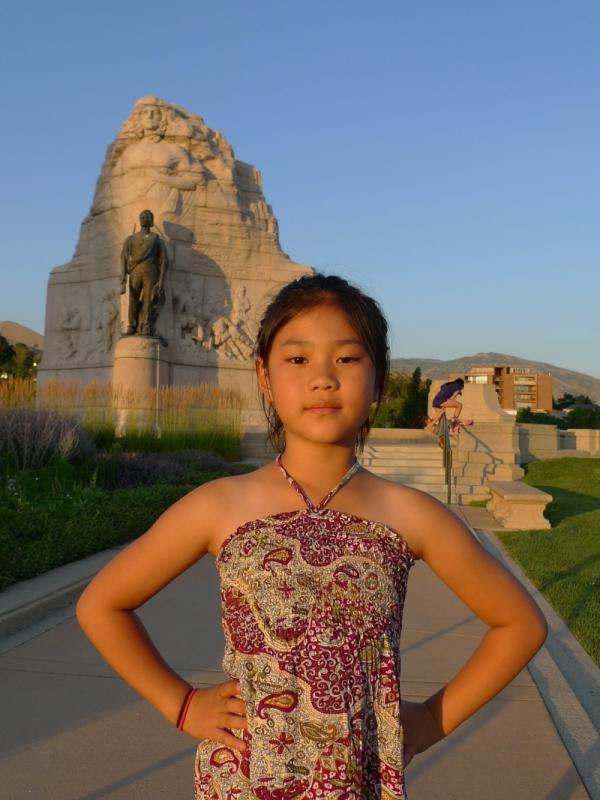
#> input picture LAB5/jenny.JPG, 600 x 800 px, found by its file name
$ python Lab5-1-iv.py   (older library calls are emulated)
#> lines starting #> are read from the running program, lines starting #| are printed output that depends on the picture; after the words box and inside, x2 and y2 are one past the last pixel; in counts of white or black regions, pixels touching at a corner belong together
import cv2
import numpy as np


def convert_to_grayscale(image_path, output_path):
    img = cv2.imread(image_path)
    gray_img = cv2.cvtColor(img, cv2.COLOR_BGR2GRAY)

    cv2.imwrite(output_path, gray_img)
    print(f"Grayscale image saved as {output_path}")
    return gray_img


def extract_sobel_edge(gray_img, output_path):
    sobel_x = cv2.Sobel(gray_img, cv2.CV_64F, 1, 0, ksize=3)
    sobel_y = cv2.Sobel(gray_img, cv2.CV_64F, 0, 1, ksize=3)

    sobel_x = cv2.convertScaleAbs(sobel_x)
    sobel_y = cv2.convertScaleAbs(sobel_y)

    sobel_combined = cv2.addWeighted(sobel_x, 0.5, sobel_y, 0.5, 0)

    cv2.imwrite(output_path, sobel_combined)
    print(f"Sobel edge image saved as {output_path}")
    return sobel_combined


def extract_laplacian_edge(gray_img, output_path):
    laplacian = cv2.Laplacian(gray_img, cv2.CV_64F)

    laplacian = cv2.convertScaleAbs(laplacian)

    cv2.imwrite(output_path, laplacian)
    print(f"Laplacian edge image saved as {output_path}")
    return laplacian


def extract_canny_edge(gray_img, output_path):
    canny = cv2.Canny(gray_img, 100, 200)

    cv2.imwrite(output_path, canny)
    print(f"Canny edge image saved as {output_path}")


try:
    jenny_gray = convert_to_grayscale('jenny.jpg', 'jenny_grayscale.png')
#> in convert_to_grayscale, img is the input picture: shape (800, 600, 3); mean B, G, R 105, 110.7, 119.9
#> in convert_to_grayscale, `gray_img = cv2.cvtColor(img, cv2.COLOR_BGR2GRAY)`:
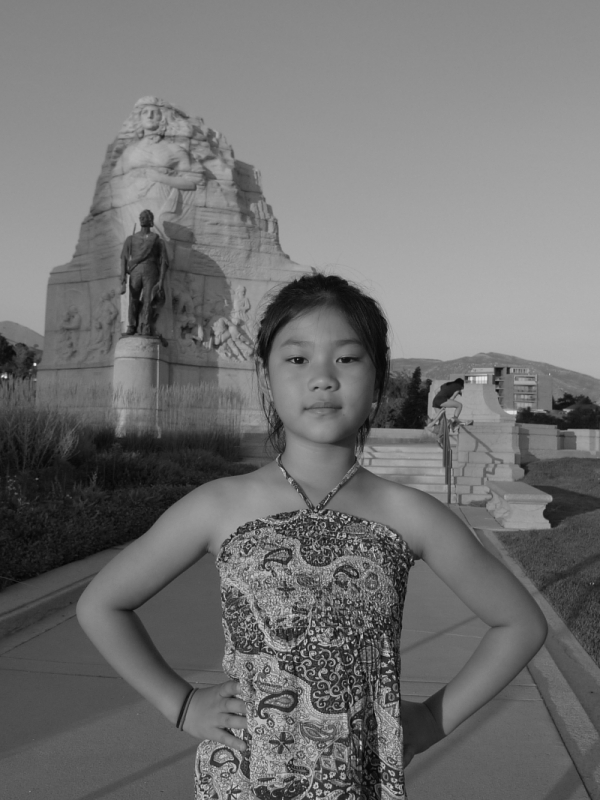
#> gray_img: shape (800, 600); min 4, max 241, mean 112.8
    rice_gray = convert_to_grayscale('rice.png', 'rice_grayscale.png')
#> call 2 of convert_to_grayscale, with image_path = 'rice.png', output_path = 'rice_grayscale.png'
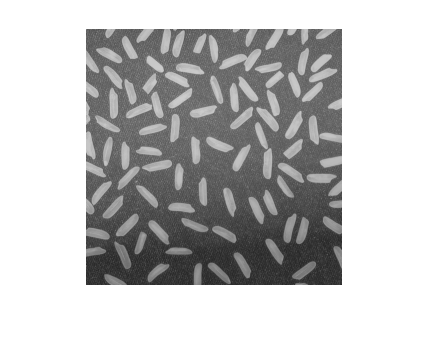
#> input picture LAB5/rice.png, 430 x 349 px
#> in convert_to_grayscale, img is the input picture: shape (349, 430, 3); min 40, max 255, mean 192.2

    extract_sobel_edge(jenny_gray, 'jenny_sobel.png')
    extract_sobel_edge(rice_gray, 'rice_sobel.png')
#> call 2 of extract_sobel_edge, with output_path = 'rice_sobel.png'
#> in extract_sobel_edge (call 2), `sobel_y = cv2.Sobel(gray_img, cv2.CV_64F, 0, 1, ksize=3)`:
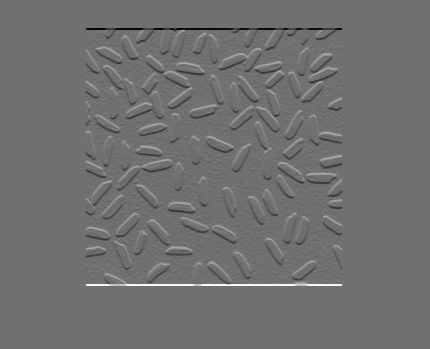
#> sobel_y: shape (349, 430) float64; min -675, max 852, mean 0; drawn with min black and max white

    extract_laplacian_edge(jenny_gray, 'jenny_laplacian.png')
    extract_laplacian_edge(rice_gray, 'rice_laplacian.png')
#> call 2 of extract_laplacian_edge, with output_path = 'rice_laplacian.png'
#> in extract_laplacian_edge (call 2), `laplacian = cv2.Laplacian(gray_img, cv2.CV_64F)`:
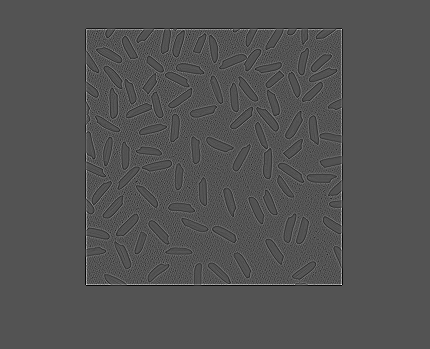
#> laplacian: shape (349, 430) float64; min -215, max 442, mean 0; drawn with min black and max white
#> in extract_laplacian_edge (call 2), `laplacian = cv2.convertScaleAbs(laplacian)`:
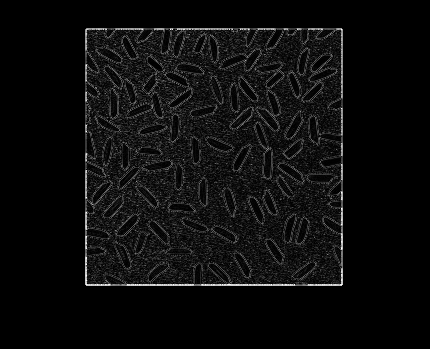
#> laplacian: shape (349, 430); min 0, max 255, mean 12.8

    extract_canny_edge(jenny_gray, 'jenny_canny.png')
#> in extract_canny_edge, `canny = cv2.Canny(gray_img, 100, 200)`:
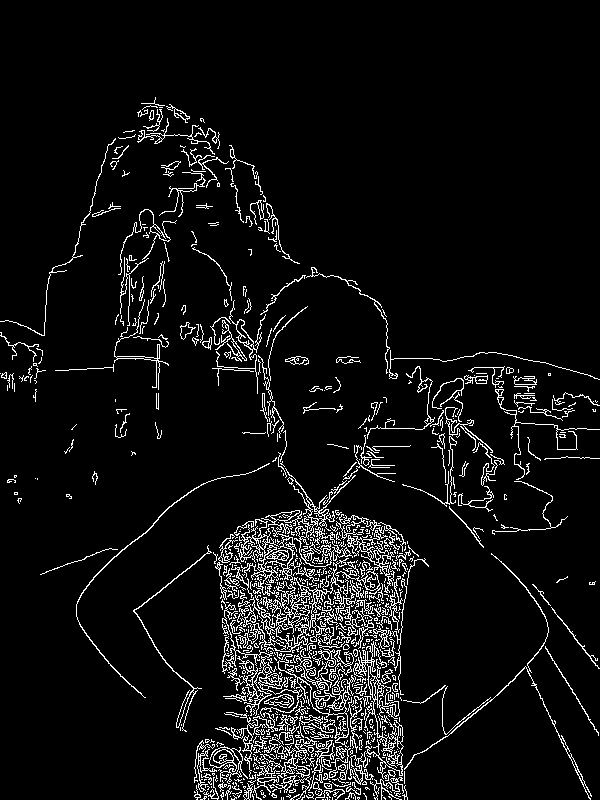
#> canny: shape (800, 600); 6.5% white in thin lines or dots, all inside (x1, y1, x2, y2) = (0, 97, 600, 800)
    extract_canny_edge(rice_gray, 'rice_canny.png')
#> call 2 of extract_canny_edge, with output_path = 'rice_canny.png'
#> in extract_canny_edge (call 2), `canny = cv2.Canny(gray_img, 100, 200)`:
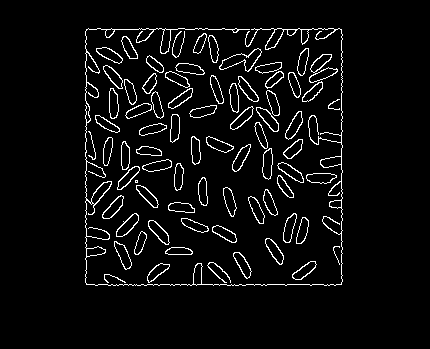
#> canny: shape (349, 430); 4.9% white in thin lines or dots, all inside (x1, y1, x2, y2) = (85, 28, 343, 286)
except FileNotFoundError as e:
    print(f"404 Error: {str(e)}")
except Exception as e:
    print(f"error: {str(e)}")
